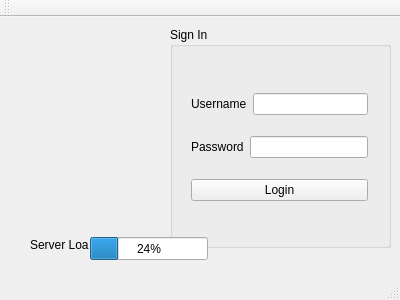
<?xml version="1.0" encoding="UTF-8"?>
<ui version="4.0">
 <class>MainWindow</class>
 <widget class="QMainWindow" name="MainWindow">
  <property name="geometry">
   <rect>
    <x>0</x>
    <y>0</y>
    <width>400</width>
    <height>300</height>
   </rect>
  </property>
  <property name="minimumSize">
   <size>
    <width>400</width>
    <height>300</height>
   </size>
  </property>
  <property name="maximumSize">
   <size>
    <width>400</width>
    <height>300</height>
   </size>
  </property>
  <property name="focusPolicy">
   <enum>Qt::NoFocus</enum>
  </property>
  <property name="windowTitle">
   <string>Login App</string>
  </property>
  <widget class="QWidget" name="centralWidget">
   <widget class="QGroupBox" name="groupBox_SignIn">
    <property name="geometry">
     <rect>
      <x>170</x>
      <y>10</y>
      <width>221</width>
      <height>221</height>
     </rect>
    </property>
    <property name="title">
     <string>Sign In</string>
    </property>
    <widget class="QWidget" name="layoutWidget">
     <property name="geometry">
      <rect>
       <x>10</x>
       <y>40</y>
       <width>199</width>
       <height>161</height>
      </rect>
     </property>
     <layout class="QVBoxLayout" name="verticalLayout">
      <item>
       <layout class="QHBoxLayout" name="horizontalLayout_Username">
        <item>
         <widget class="QLabel" name="label_username">
          <property name="text">
           <string>Username</string>
          </property>
          <property name="buddy">
           <cstring>lineEdit_username</cstring>
          </property>
         </widget>
        </item>
        <item>
         <widget class="QLineEdit" name="lineEdit_username"/>
        </item>
       </layout>
      </item>
      <item>
       <layout class="QHBoxLayout" name="horizontalLayout_Password">
        <item>
         <widget class="QLabel" name="label_password">
          <property name="text">
           <string>Password</string>
          </property>
          <property name="buddy">
           <cstring>lineEdit_password</cstring>
          </property>
         </widget>
        </item>
        <item>
         <widget class="QLineEdit" name="lineEdit_password">
          <property name="echoMode">
           <enum>QLineEdit::Password</enum>
          </property>
         </widget>
        </item>
       </layout>
      </item>
      <item>
       <widget class="QPushButton" name="pushButton_login">
        <property name="text">
         <string>Login</string>
        </property>
       </widget>
      </item>
     </layout>
    </widget>
   </widget>
   <widget class="QLabel" name="profileImage">
    <property name="geometry">
     <rect>
      <x>20</x>
      <y>50</y>
      <width>131</width>
      <height>131</height>
     </rect>
    </property>
    <property name="text">
     <string/>
    </property>
   </widget>
   <widget class="QLabel" name="label_serverload">
    <property name="geometry">
     <rect>
      <x>30</x>
      <y>220</y>
      <width>59</width>
      <height>16</height>
     </rect>
    </property>
    <property name="text">
     <string>Server Load: </string>
    </property>
   </widget>
   <widget class="QProgressBar" name="progressBar_serverload">
    <property name="geometry">
     <rect>
      <x>90</x>
      <y>220</y>
      <width>118</width>
      <height>23</height>
     </rect>
    </property>
    <property name="value">
     <number>24</number>
    </property>
   </widget>
  </widget>
  <widget class="QMenuBar" name="menuBar">
   <property name="geometry">
    <rect>
     <x>0</x>
     <y>0</y>
     <width>400</width>
     <height>22</height>
    </rect>
   </property>
  </widget>
  <widget class="QToolBar" name="mainToolBar">
   <attribute name="toolBarArea">
    <enum>TopToolBarArea</enum>
   </attribute>
   <attribute name="toolBarBreak">
    <bool>false</bool>
   </attribute>
  </widget>
  <widget class="QStatusBar" name="statusBar"/>
 </widget>
 <layoutdefault spacing="6" margin="11"/>
 <resources/>
 <connections/>
</ui>
